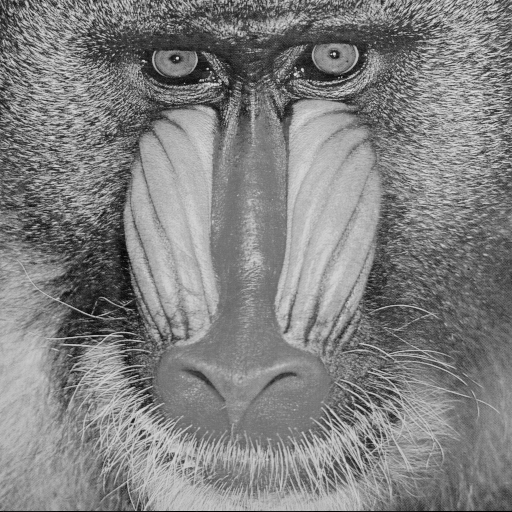
#> input picture Atividade Extra Classe 2/imagens de entrada/baboon_monocromatica.png, 512 x 512 px
$ python Q5.py
#> lines starting #> are read from the running program, lines starting #| are printed output that depends on the picture
"""Q5 — Construção de mosaico 4 * 4 a partir de uma imagem monocromática."""

from pathlib import Path

import matplotlib.pyplot as plt
import numpy as np


PASTA_ATUAL = Path(__file__).resolve().parent
ARQUIVO_ENTRADA = PASTA_ATUAL / "imagens de entrada" / "baboon_monocromatica.png"
ARQUIVO_SAIDA = PASTA_ATUAL / "resultados" / "Q5_resultados.png"


def carregar_imagem_monocromatica(caminho: Path):
    """Carrega a imagem como matriz de intensidades inteiras entre 0 e 255."""
    imagem = plt.imread(caminho)
#> imagem is the input picture: shape (512, 512) float32; min 0, max 0.902, mean 0.506

    if np.issubdtype(imagem.dtype, np.floating):
        imagem = np.rint(imagem * 255).astype(np.uint8)

    if imagem.ndim == 3:
        imagem = imagem[..., 0]

    return imagem


def construir_mosaico(imagem: np.ndarray, nova_ordem: np.ndarray,
                      quantidade_blocos_por_lado: int):
    """Reorganiza os blocos da imagem de acordo com a matriz nova_ordem."""
#> called with nova_ordem = array of shape (4, 4), quantidade_blocos_por_lado = 4
    altura, largura = imagem.shape
#> altura = 512; largura = 512

    if quantidade_blocos_por_lado <= 0:
        raise ValueError("A quantidade de blocos por lado deve ser maior que zero.")

    if altura % quantidade_blocos_por_lado != 0 or largura % quantidade_blocos_por_lado != 0:
        raise ValueError("A altura e a largura devem ser múltiplas da quantidade de blocos.")

    ordem_esperada = np.arange(1, quantidade_blocos_por_lado ** 2 + 1)
    ordem_informada = np.sort(nova_ordem.ravel())

    if nova_ordem.shape != (quantidade_blocos_por_lado, quantidade_blocos_por_lado):
        raise ValueError("A nova ordem deve ter o mesmo tamanho da grade de blocos.")

    if not np.array_equal(ordem_informada, ordem_esperada):
        raise ValueError("A nova ordem deve conter cada número de bloco uma única vez.")

    altura_bloco = altura // quantidade_blocos_por_lado
#> altura_bloco = 128
    largura_bloco = largura // quantidade_blocos_por_lado
#> largura_bloco = 128

    # Separa a imagem em uma grade de blocos de X por X.
    blocos_em_grade = imagem.reshape(quantidade_blocos_por_lado, altura_bloco,
                                     quantidade_blocos_por_lado, largura_bloco)
    blocos_em_grade = blocos_em_grade.transpose(0, 2, 1, 3)

    # Numera os blocos naturalmente e seleciona-os na nova ordem.
    blocos_naturais = blocos_em_grade.reshape(quantidade_blocos_por_lado ** 2,
                                              altura_bloco, largura_bloco)
    indices_nova_ordem = nova_ordem.ravel() - 1
    blocos_reorganizados = blocos_naturais[indices_nova_ordem]

    # Reagrupa a grade de blocos na matriz final da imagem mosaico.
    mosaico_em_grade = blocos_reorganizados.reshape(quantidade_blocos_por_lado,
                                                     quantidade_blocos_por_lado,
                                                     altura_bloco,
                                                     largura_bloco)
    mosaico = mosaico_em_grade.transpose(0, 2, 1, 3).reshape(altura, largura)
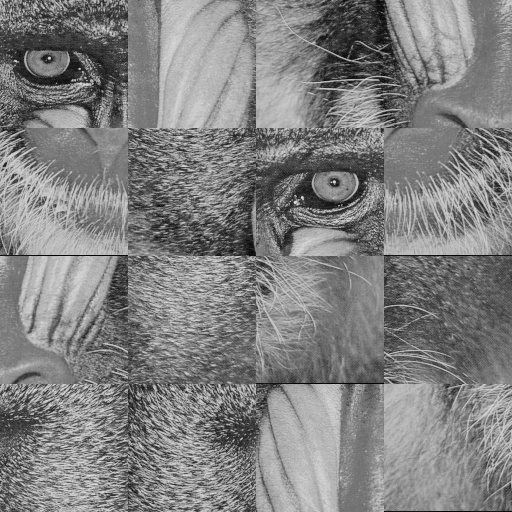
#> mosaico: shape (512, 512); min 0, max 230, mean 129.1

    return mosaico


def gerar_nova_ordem(quantidade_blocos_por_lado: int):
    """Gera uma ordem aleatória, sem repetição, para uma grade X * X."""
    if quantidade_blocos_por_lado <= 0:
        raise ValueError("A quantidade de blocos por lado deve ser maior que zero.")

    quantidade_total_blocos = quantidade_blocos_por_lado ** 2
    numeros_dos_blocos = np.arange(1, quantidade_total_blocos + 1)
    numeros_aleatorios = np.random.permutation(numeros_dos_blocos)

    return numeros_aleatorios.reshape(quantidade_blocos_por_lado,
                                     quantidade_blocos_por_lado)


def adicionar_tabela(eixo, ordem: np.ndarray):
    """Desenha uma tabela para representar a ordem dos blocos."""
    eixo.axis("off")
    tabela = eixo.table(cellText=ordem.astype(str), cellLoc="center",
                         loc="center", bbox=[0.06, 0.14, 0.88, 0.80])
    tabela.auto_set_font_size(False)
    tabela.set_fontsize(13)


def salvar_comparacao(original: np.ndarray, ordem_original: np.ndarray,
                      nova_ordem: np.ndarray, mosaico: np.ndarray,
                      quantidade_blocos_por_lado: int, saida: Path):
    """Exibe e salva a comparação entre os blocos originais e o mosaico."""
#> called with ordem_original = array of shape (4, 4), nova_ordem = array of shape (4, 4), quantidade_blocos_por_lado = 4
    # Usado IA apenas para amostragem visual ficar aparentavel e semelhante ao exemplo da atividade
    figura, eixos = plt.subplots(1, 4, figsize=(14, 4.4))
    figura.subplots_adjust(wspace=0.08, bottom=0.16)

    e0, e1, e2, e3 = eixos

    e0.imshow(original, cmap="gray", vmin=0, vmax=255); e0.axis("off")
    adicionar_tabela(e1, ordem_original)
    adicionar_tabela(e2, nova_ordem)
    e3.imshow(mosaico, cmap="gray", vmin=0, vmax=255); e3.axis("off")

    e0.text(0.5, -0.08, "(a) imagem", transform=e0.transAxes,
            ha="center", va="top", fontsize=12)
    e1.text(0.5, 0.03, f"(b) ordem dos blocos ({quantidade_blocos_por_lado} * {quantidade_blocos_por_lado})", transform=e1.transAxes,
            ha="center", va="top", fontsize=12)
    e2.text(0.5, 0.03, f"(c) nova ordem dos blocos ({quantidade_blocos_por_lado} * {quantidade_blocos_por_lado})", transform=e2.transAxes,
            ha="center", va="top", fontsize=12)
    e3.text(0.5, -0.08, "(d) mosaico", transform=e3.transAxes,
            ha="center", va="top", fontsize=12)

    figura.savefig(saida, dpi=180, bbox_inches="tight")
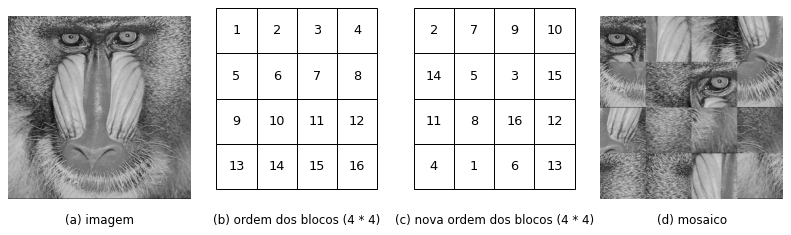
#> figure drawn by matplotlib, 2 panels
    plt.show()


if __name__ == "__main__":
    quantidade_blocos_por_lado = 4
    ordem_original = np.arange(1, quantidade_blocos_por_lado ** 2 + 1)
    ordem_original = ordem_original.reshape(quantidade_blocos_por_lado,
                                            quantidade_blocos_por_lado)
    nova_ordem = gerar_nova_ordem(quantidade_blocos_por_lado)

    original = carregar_imagem_monocromatica(ARQUIVO_ENTRADA)
    mosaico = construir_mosaico(original, nova_ordem, quantidade_blocos_por_lado)

    salvar_comparacao(original, ordem_original, nova_ordem, mosaico,
                      quantidade_blocos_por_lado, ARQUIVO_SAIDA)
    print(f"Imagem comparativa salva em: {ARQUIVO_SAIDA}")

$ run again, with Atividade Extra Classe 2/imagens de entrada/butterfly.png copied over Atividade Extra Classe 2/imagens de entrada/baboon_monocromatica.png
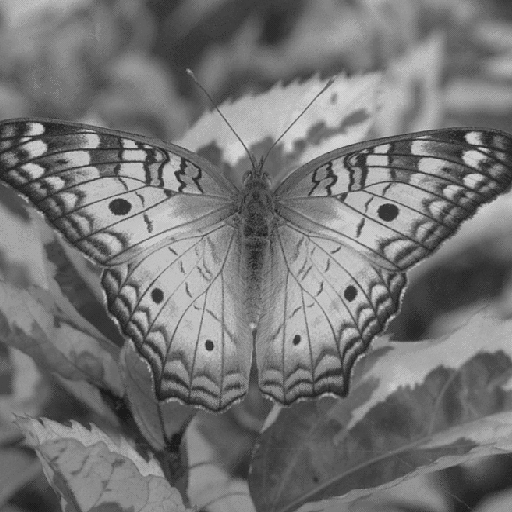
#> input picture Atividade Extra Classe 2/imagens de entrada/butterfly.png, 512 x 512 px
#> in carregar_imagem_monocromatica, imagem is the input picture: shape (512, 512) float32; min 0.106, max 0.831, mean 0.458
#> in construir_mosaico, `mosaico = mosaico_em_grade.transpose(0, 2, 1, 3).reshape(altura, largu..`:
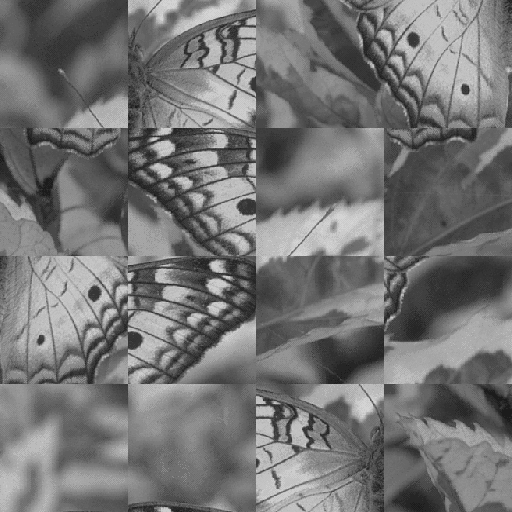
#> mosaico: shape (512, 512); min 27, max 212, mean 116.8
#> in salvar_comparacao, `figura.savefig(saida, dpi=180, bbox_inches="tight")`:
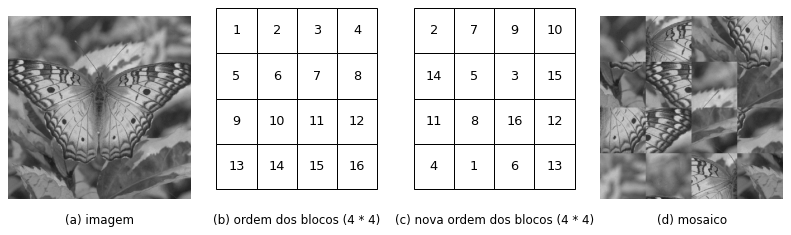
#> figure drawn by matplotlib, 2 panels

$ run again, with Atividade Extra Classe 2/imagens de entrada/city.png copied over Atividade Extra Classe 2/imagens de entrada/baboon_monocromatica.png
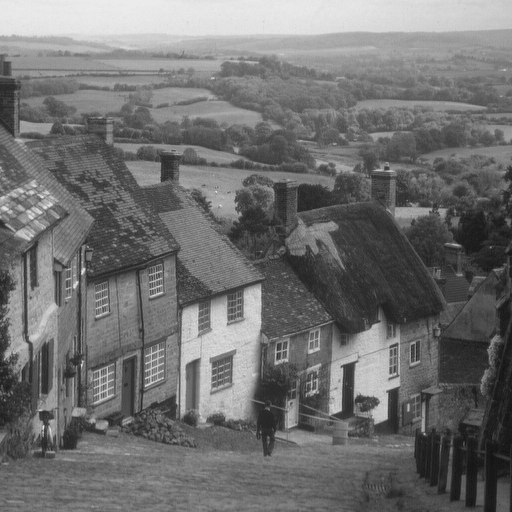
#> input picture Atividade Extra Classe 2/imagens de entrada/city.png, 512 x 512 px
#> in carregar_imagem_monocromatica, imagem is the input picture: shape (512, 512) float32; min 0.0627, max 0.922, mean 0.44
#> in construir_mosaico, `mosaico = mosaico_em_grade.transpose(0, 2, 1, 3).reshape(altura, largu..`:
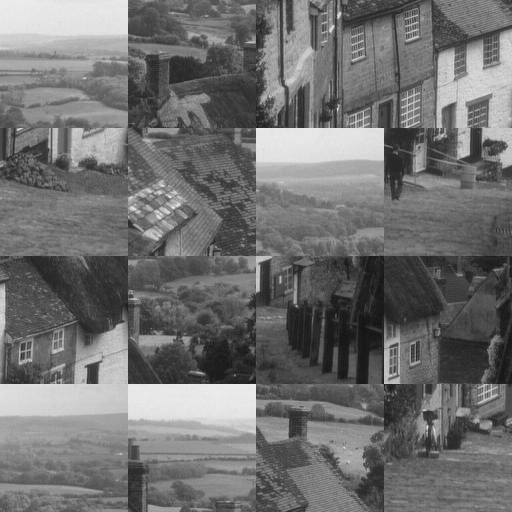
#> mosaico: shape (512, 512); min 16, max 235, mean 112.2
#> in salvar_comparacao, `figura.savefig(saida, dpi=180, bbox_inches="tight")`:
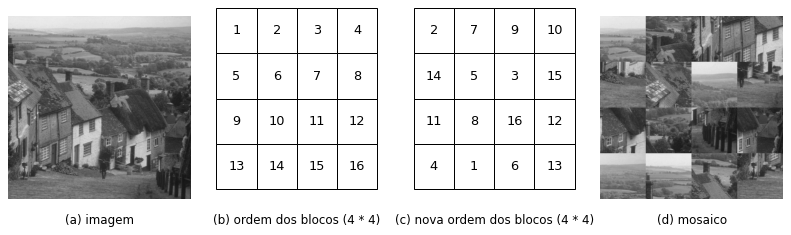
#> figure drawn by matplotlib, 2 panels
